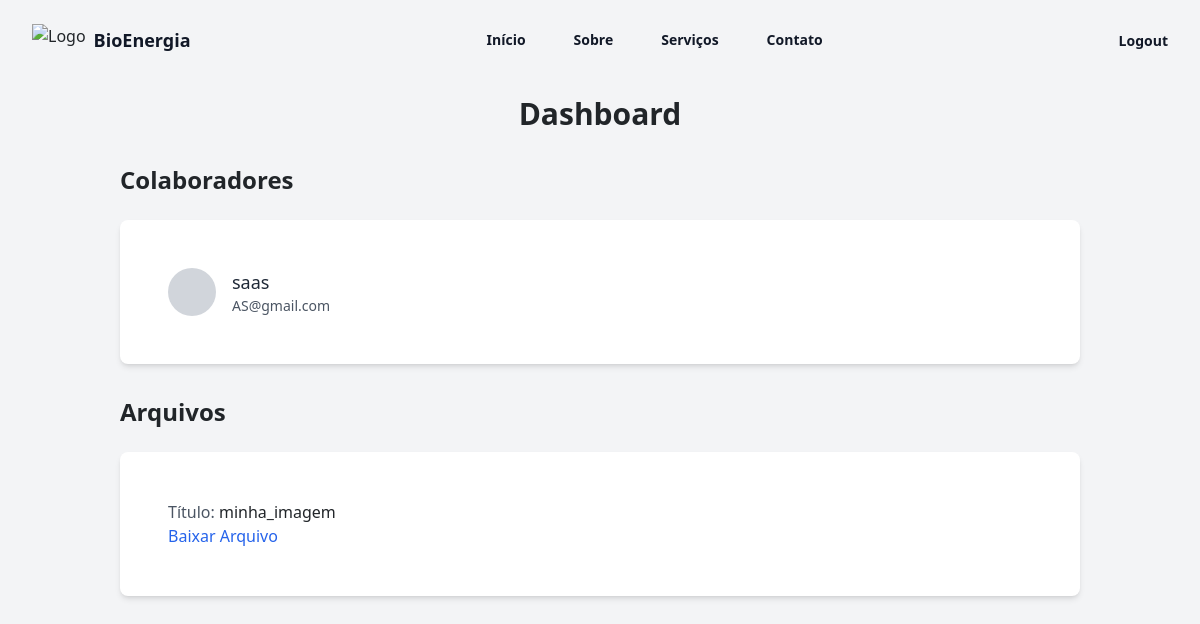
The app's page /home/dashboard/ (signed in), older data.
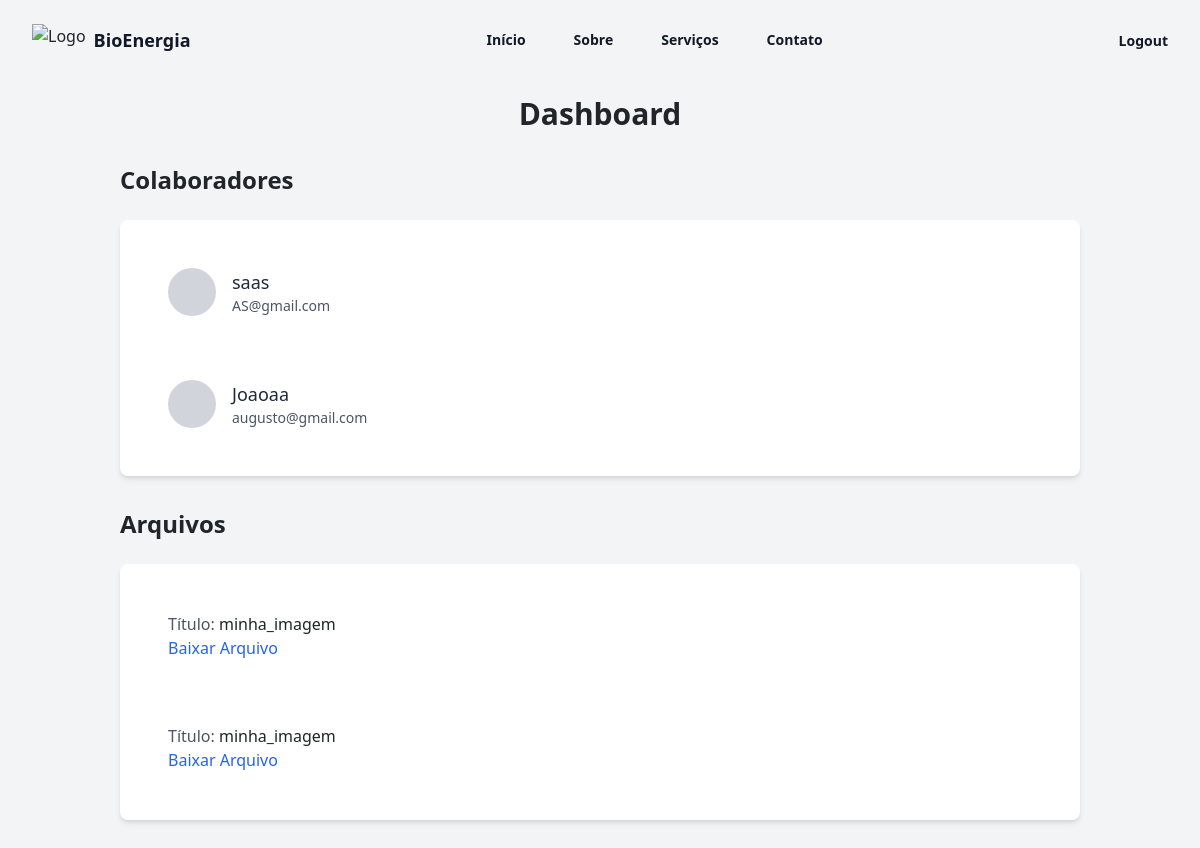
The same page, newer data.
### home/models.py (models this page shows, shortened)
class Colaborador(models.Model):
    nome = models.CharField(max_length=100, unique=True)
    email = models.EmailField(max_length=100, unique=True)
    telefone = models.CharField(max_length=20, unique=True)
    idade = models.IntegerField()

class MyFile(models.Model):
    file = models.FileField(upload_to='midia/img')  # Correção do caminho
    tittle = models.CharField(max_length=20)  # Correção do nome do campo

### home/views.py (the view)
# urls.py: path('dashboard/', views.dashboard_view, name='dashboard'),
@login_required
def dashboard_view(request):
    usuario_autorizado = 'BomFuturo'  # Nome de usuário específico que pode acessar
    if request.user.username != usuario_autorizado:
        messages.error(request, "Você não tem permissão para acessar esta página.")
        return redirect('home')  # Redireciona para a página inicial ou outra página de sua escolha
    colaboradores = Colaborador.objects.all()  # Exemplo de query para pegar todos os colaboradores
    arquivos = MyFile.objects.all()  # Exemplo de query para pegar todos os arquivos
    return render(request, 'dashboard.html', {'colaboradores': colaboradores, 'arquivos': arquivos})

### home/templates/dashboard.html (shortened to what this page needs)
{% load static %}
<!DOCTYPE html>
<html lang="pt-br">
<head>
    <link href="https://cdn.jsdelivr.net/npm/tailwindcss@2.2.19/dist/tailwind.min.css" rel="stylesheet">
    <link rel="stylesheet" href="{% static 'bootstrap/cssbots/bootstrap.min.css' %}">
    <link href="https://cdn.jsdelivr.net/npm/tailwindcss@2.2.19/dist/tailwind.min.css" rel="stylesheet">
</head>
<body class="bg-gray-100">
    <div class="bg-white shadow-md">
        <header class="absolute inset-x-0 top-0 z-50">
            <nav class="flex items-center justify-between px-6 py-4 lg:px-8" aria-label="Global">
                <div class="flex items-center">
                    <a href="{% url 'home' %}" class="-m-1.5 p-1.5 flex items-center">
                        <img class="h-8 w-auto" src="https://tailwindui.com/plus-assets/img/logos/mark.svg?color=indigo&shade=600" alt="Logo">
                        <h1 class="ml-2 text-lg font-bold text-gray-900">BioEnergia</h1>
                    </a>
                </div>
                <div class="hidden lg:flex lg:gap-x-12">
                    <a href="{% url 'home' %}" class="text-sm font-semibold text-gray-900 hover:text-indigo-600">Início</a>
                    <a href="#" class="text-sm font-semibold text-gray-900 hover:text-indigo-600">Sobre</a>
                    <a href="#" class="text-sm font-semibold text-gray-900 hover:text-indigo-600">Serviços</a>
                    <a href="#" class="text-sm font-semibold text-gray-900 hover:text-indigo-600">Contato</a>
                </div>
                <div class="hidden lg:flex items-center gap-x-4">
                    {% if not request.user.is_authenticated %}
                        <a href="{% url 'login' %}" class="text-sm font-semibold text-gray-900 hover:text-indigo-600">Login</a>
                    {% else %}
                        <form action="{% url 'logout' %}" method="POST">
                            <button type="submit" class="text-sm font-semibold text-gray-900 hover:text-red-600">Logout</button>
                        </form>
                    {% endif %}
                </div>
            </nav>
        </header>
    </div>
    <div class="container mx-auto p-8 mt-16">
        <h1 class="text-3xl font-semibold text-center mb-8">Dashboard</h1>
        <h2 class="text-2xl font-semibold mb-4">Colaboradores</h2>
        <div class="bg-white rounded-lg shadow-md p-6">
            <ul class="space-y-4">
                {% for colaborador in colaboradores %}
                    <li class="p-4 rounded-lg hover:bg-gray-50 cursor-pointer" onclick="exibirDetalhes({{ colaborador.id }})">
                        <div class="flex items-center">
                            {% if colaborador.imagem %}
                                <img src="{{ colaborador.imagem.url }}" alt="Foto de {{ colaborador.nome }}" class="w-12 h-12 rounded-full mr-4">
                            {% else %}
                                <span class="w-12 h-12 rounded-full bg-gray-300 mr-4"></span>
                            {% endif %}
                            <div>
                                <h3 class="text-lg font-medium text-gray-800">{{ colaborador.nome }}</h3>
                                <p class="text-sm text-gray-600">{{ colaborador.email }}</p>
                            </div>
                        </div>
                    </li>
                {% empty %}
                    <li class="text-gray-500">Não há colaboradores cadastrados.</li>
                {% endfor %}
            </ul>
        </div>
        <h2 class="text-2xl font-semibold mt-8 mb-4">Arquivos</h2>
        <div class="bg-white rounded-lg shadow-md p-6">
            <ul class="space-y-4">
                {% for arquivo in arquivos %}
                    <li class="p-4 rounded-lg hover:bg-gray-50">
                        <strong class="font-medium text-gray-600">Título:</strong> {{ arquivo.tittle }}<br>
                        <a class="text-blue-600 hover:underline" href="{{ arquivo.file.url }}" target="_blank">Baixar Arquivo</a>
                    </li>
                {% empty %}
                    <li class="text-gray-500">Não há arquivos enviados.</li>
                {% endfor %}
            </ul>
        </div>
    </div>
    <script src="https://cdn.tailwindcss.com"></script>
</body>
</html>

Row changes from the older to the newer data that the page shows:
added Colaborador: nome "Joaoaa", email "augusto@gmail.com"
added MyFile: tittle "minha_imagem"
